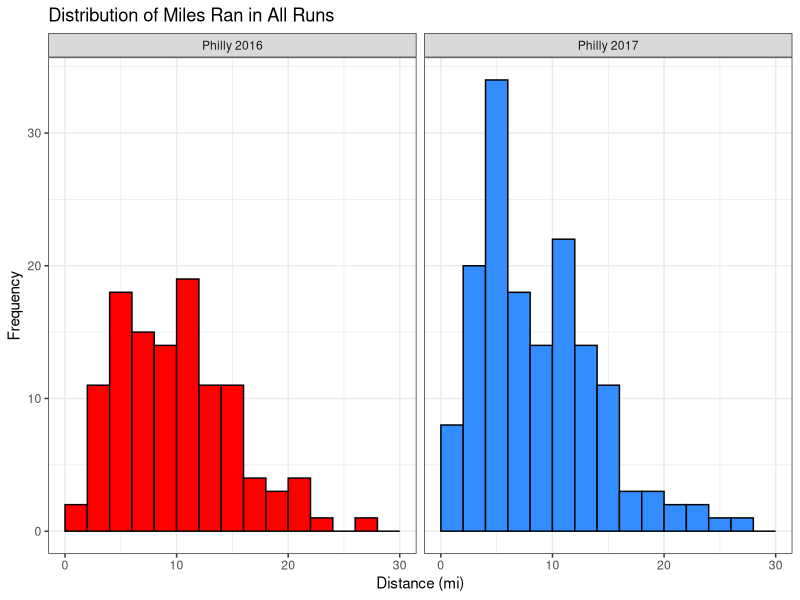
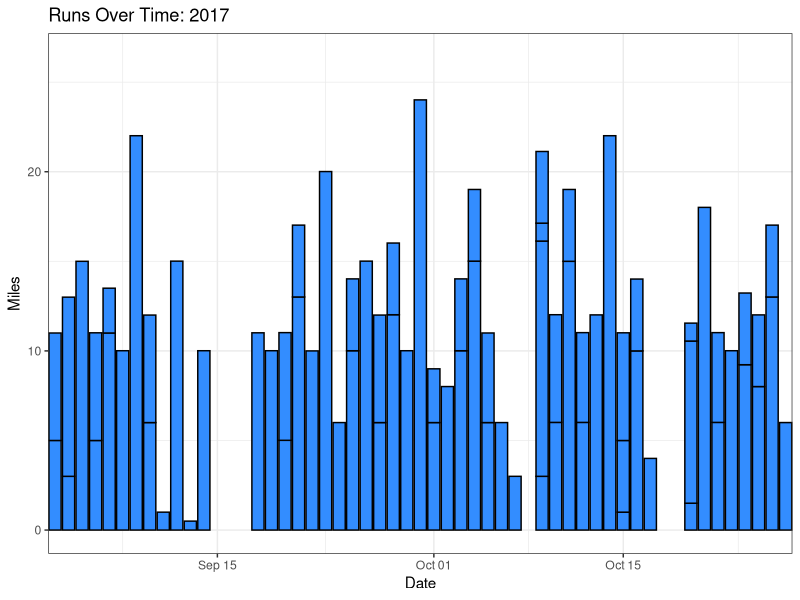
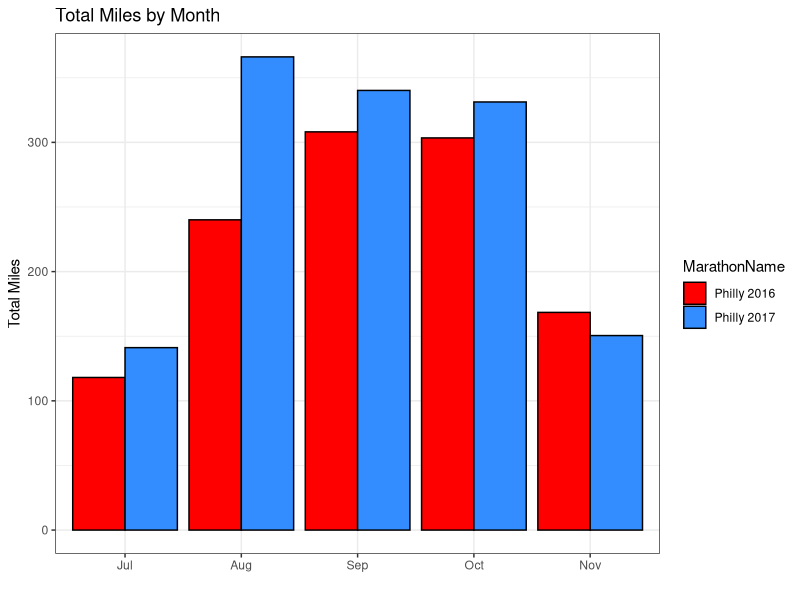
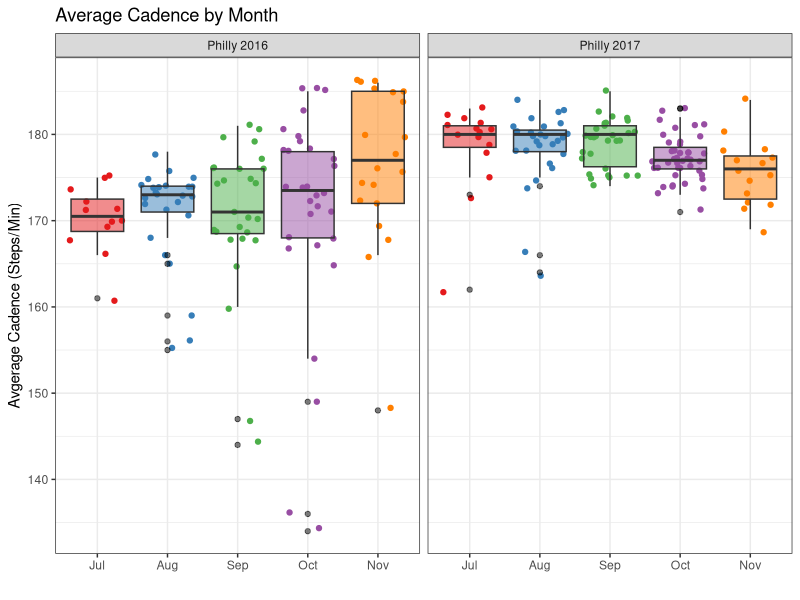
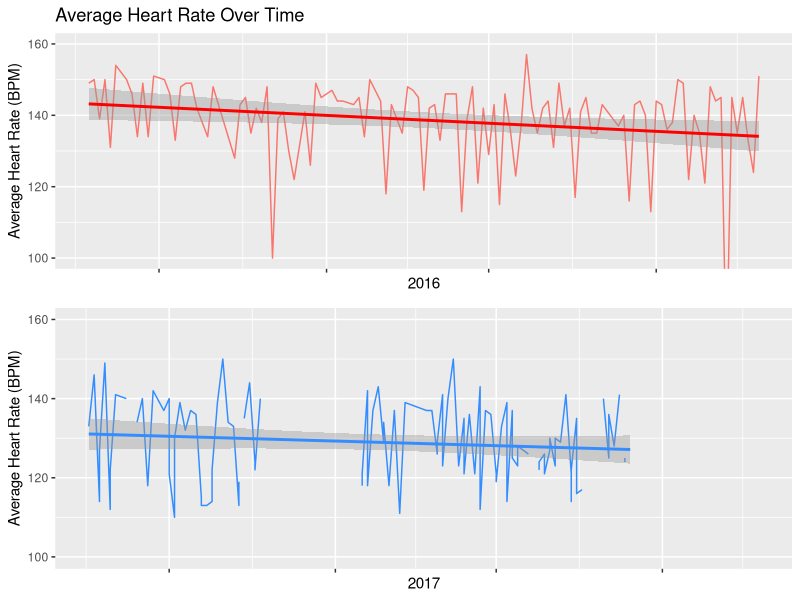
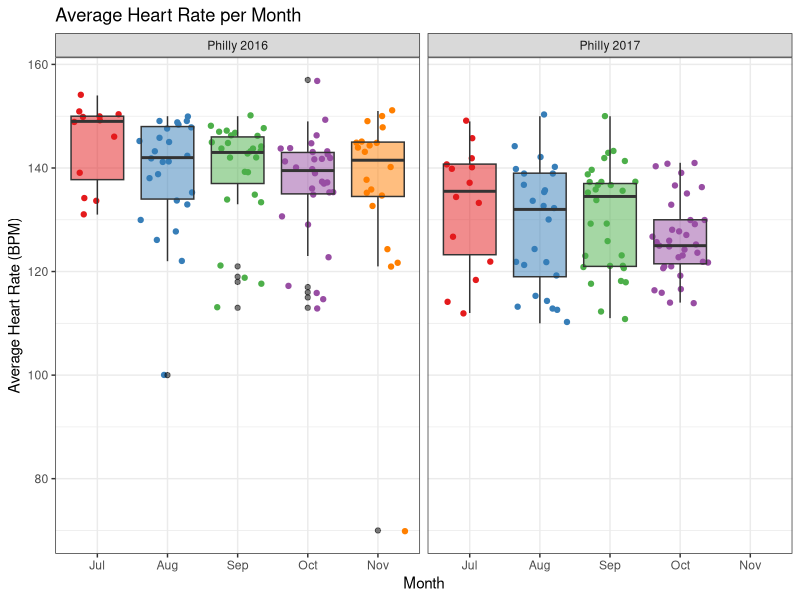
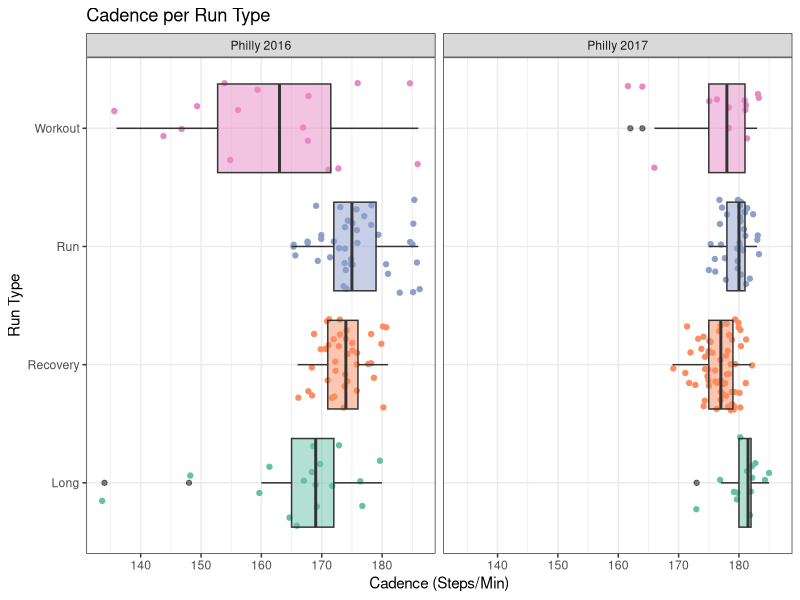
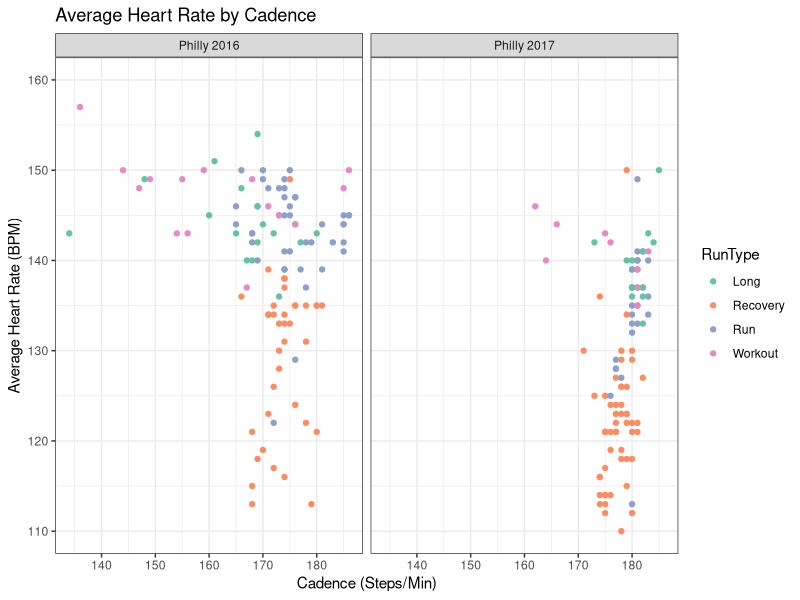

Write the R code that produced these figures, in order.
library(tidyverse) # data cleaning and manipulation
library(ggplot2) # plotting
library(lubridate) # dates
library(RColorBrewer) # plotting colors
library(magrittr) # pipe operations
library(knitr) # kable()
library(gridExtra) # grid.arrange()

## load in data files for both races
philly17 <- read.csv("../../Data/2017/cleanedMarathonTrainingData_philly17.csv", stringsAsFactors = F)
philly16 <- read.csv("../../Data/2016/cleanedMarathonTrainingData_philly16.csv", stringsAsFactors = F)

## random missing month value?
philly16[17,"Month"] <- "Aug"

## combine into 1 dataset and remove redundant row
philly <- rbind(philly16,philly17)
philly %<>% select(-X) %>%
  mutate(MarathonName = if_else(Marathon == "ph16","Philly 2016","Philly 2017"),
         # make POSIXct again
         Time = as.POSIXct(Time),
         Avg.Pace = as.POSIXct(Avg.Pace),
         Best.Pace = as.POSIXct(Best.Pace),
         Date = as.POSIXct(Date),
         StartTime = as.POSIXct(StartTime),
         # make Month an ordered factor
         Month = factor(Month, ordered = TRUE, 
                        levels = c("Jul","Aug","Sep","Oct","Nov")))

## count total runs by marathon
philly %>%
  group_by(MarathonName) %>%
  summarize(Count = n()) %>%
  rename("Marathon Name" = MarathonName) %>%
  kable(caption = "Total Number of Runs")

## total miles by month histogram
ggplot(data = philly, aes(x = Distance)) + 
  geom_histogram(binwidth = 2, aes(fill = MarathonName), colour = "black", boundary = 2) +
  scale_fill_manual(values = c("red","#338dff")) + # custom colors
  theme_bw() + 
  scale_x_continuous(limits = c(0, 30)) +
  xlab("Distance (mi)") + 
  ylab("Frequency") + 
  ggtitle("Distribution of Miles Ran in All Runs") + 
  guides(fill = F) +
  facet_grid(~ MarathonName)

## count of run types table
philly %>%
  group_by(MarathonName,RunCat) %>%
  summarize(Count = n()) %>%
  spread(key = RunCat, value = Count) %>%
  rename("Marathon Name" = MarathonName) %>%
  kable(caption = "Total Number of Runs by Run Type")

## misc runs
philly %>%
  filter(RunCat == "Misc") %>%
  select(Name,Date,RunCat) %>%
  rename("Run Name" = Name,
         "Run Category" = RunCat) %>%
  kable(caption = "Miscellaneous Runs")

## show missing runs in histogram by day
philly %>%
  filter(Marathon == "ph17") %>%
  ggplot(aes(Date, Distance)) + 
  geom_bar(stat="identity", fill = "#338dff", colour = "black") +
  theme_bw() + 
  xlab("Date") + 
  ylab("Miles") + 
  ggtitle("Runs Over Time: 2017") +
  guides(fill = F) +
  coord_cartesian(xlim = c(as.POSIXct("2017-09-05", format = "%Y-%m-%d"),
                           as.POSIXct("2017-10-25", format = "%Y-%m-%d")))

## summary stats
philly %>%
  group_by(MarathonName) %>%
  select(Distance) %>%
  summarize(Mean = mean(Distance), Median = median(Distance), StdDev = sd(Distance),
            Min = min(Distance), Max = max(Distance), Count = n()) %>%
  rename("Marathon Name" = MarathonName) %>%
  kable(caption = "Statistical Summaries of Training Blocks")

## total miles by month by marathon histogram
philly %>% 
  select(Month,MarathonName,Distance) %>%
  group_by(Month,MarathonName) %>% 
  summarise(sum = sum(Distance)) %>%
  ggplot(aes(x = Month, y = sum, fill = MarathonName)) +
  geom_bar(stat = "identity", position = "dodge", colour = "black") +
  scale_fill_manual(values = c("red","#338dff")) + 
  theme_bw() + 
  xlab("") + 
  ylab("Total Miles") + 
  ggtitle("Total Miles by Month")

## count november runs
philly %>%
  filter(Month == "Nov") %>%
  group_by(MarathonName) %>%
  summarize(Count = n()) %>%
  rename("Marathon Name" = MarathonName) %>%
  kable(caption = "Total Number of Runs in November")

## avg. cadence by month
ggplot(data = philly, aes(Month, Avg.Cadence)) + 
  geom_jitter(aes(colour = Month)) +
  geom_boxplot(aes(fill = Month), outlier.colour = "black", alpha = 0.5) +
  scale_colour_brewer(palette = "Set1") +
  scale_fill_brewer(palette = "Set1") +
  theme_bw() + 
  xlab("") + 
  ylab("Avgerage Cadence (Steps/Min)") + 
  theme(legend.position = "none") + 
  ggtitle("Average Cadence by Month") + 
  facet_grid(~ MarathonName)

## 10 lowest average cadences
philly %>%
  filter(Month %in% c("Jul","Aug"),
         Marathon == "ph17") %>%
  select(Name,Date,Avg.Cadence) %>%
  arrange(Avg.Cadence) %>%
  head(10) %>%
  rename("Run Name" = Name,
         "Average Cadence" = Avg.Cadence) %>%
  kable(caption = "10 Runs with Lowest Average Cadence")

## avg. heart rate over time by marathon
hr16 <- philly %>%
  filter(Marathon == "ph16") %>%
  ggplot(data = , aes(Date, Avg.HR)) + 
  geom_line(aes(group=1, colour = "red")) +
  geom_smooth(method = "lm", se = T, colour = "red") + 
  theme(axis.text.x = element_blank(), legend.position = "none") +
  xlab("2016") + 
  ylab("Average Heart Rate (BPM)") + 
  ggtitle("Average Heart Rate Over Time") + 
  coord_cartesian(ylim = c(100, 160))

hr17 <- philly %>%
  filter(Marathon == "ph17") %>%
  ggplot(data = , aes(Date, Avg.HR)) + 
  geom_line(aes(group=1), colour = "#338dff") +
  geom_smooth(method = "lm", se = T, colour = "#338dff") + 
  theme(axis.text.x = element_blank(), legend.position = "none") +
  xlab("2017") + 
  ylab("Average Heart Rate (BPM)") + 
  coord_cartesian(ylim = c(100, 160))

grid.arrange(hr16, hr17, nrow = 2)

## avg heart rate by month
ggplot(data = philly, aes(Month, Avg.HR)) + 
  geom_jitter(aes(colour = Month)) +
  geom_boxplot(aes(fill = Month), outlier.colour = "black", alpha = 0.5) + 
  scale_colour_brewer(palette = "Set1") +
  scale_fill_brewer(palette = "Set1") +  
  theme_bw() +
  theme(legend.position = "none") + 
  xlab("Month") + 
  ylab("Average Heart Rate (BPM)") + 
  ggtitle("Average Heart Rate per Month") +
  facet_grid(~ MarathonName)

## avg cadence by run type
philly %>%
  filter(RunType != "Race",
         RunType != "Misc") %>%
  ggplot(aes(RunType, Avg.Cadence)) + 
  geom_jitter(aes(colour = RunType)) +
  geom_boxplot(aes(fill = RunType), outlier.colour = "black", alpha = 0.5) +
  theme_bw() +
  theme(legend.position = "none") + 
  scale_colour_brewer(palette = "Set2") +
  scale_fill_brewer(palette = "Set2") +
  xlab("Run Type") + 
  ylab("Cadence (Steps/Min)") + 
  guides(fill=FALSE) +
  coord_flip() + 
  ggtitle("Cadence per Run Type") +
  facet_grid(~ MarathonName)

## average HR vs. average cadence
philly %>%
  filter(RunType != "Race",
         RunType != "Misc") %>%  
  ggplot(aes(Avg.Cadence, Avg.HR)) + 
  geom_point(aes(colour = RunType), na.rm = TRUE) +
  scale_colour_brewer(palette = "Set2") +
  scale_fill_brewer(palette = "Set2") +    
  theme_bw() +
  xlab("Cadence (Steps/Min)") + 
  ylab("Average Heart Rate (BPM)") + 
  scale_y_continuous(limits = c(110, 160)) +
  ggtitle("Average Heart Rate by Cadence") + 
  facet_grid(~ MarathonName)

##  avg heart rate by run type
philly %>%
  filter(RunType != "Race",
         RunType != "Misc") %>%
  ggplot(aes(RunType, Avg.HR)) + 
  geom_jitter(aes(colour = RunType)) +
  geom_boxplot(aes(fill = RunType), outlier.colour = "black", alpha = 0.5) +
  scale_colour_brewer(palette = "Set2") +
  scale_fill_brewer(palette = "Set2") +  
  theme_bw() +
  theme(legend.position = "none") + 
  xlab("Run Type") + 
  ylab("Average Heart Rate (BPM)") + 
  guides(fill=FALSE) +
  coord_flip() + 
  ggtitle("Average Heart Rate per Run Type") + 
  facet_grid(~ MarathonName)

## average pace by run type over time
philly %>%
  filter(RunType != "Race",
         RunType != "Misc") %>%
  ggplot(aes(x = as.POSIXct(paste(month(Date),'/',day(Date), sep=""),format="%m/%d"),
             y = as.numeric(format(Avg.Pace, "%M")) + as.numeric(format(Avg.Pace, "%S"))/60,
             colour = RunType)) + 
  scale_y_reverse(limits = c(9,7), breaks = c(9,8,7), labels = c("9:00","8:00","7:00")) +
  geom_point() +
  geom_smooth(fill = NA) +  
  scale_colour_brewer(palette = "Set2") +
  scale_fill_brewer(palette = "Set2") +   
  theme_bw() +
  theme(axis.text.x = element_blank()) +
  xlab("Time") + 
  ylab("Average Pace (mile/minute)") + 
  ggtitle("Average Pace Over Time") +
  facet_grid(~ MarathonName)

## elevation and avg hr
philly %>%
  filter(RunType != "Race",
         RunType != "Misc") %>%
  ggplot(aes(Elev.Gain, Avg.HR)) + 
  geom_point(aes(colour = RunType), na.rm = TRUE) +
  geom_smooth(fill = NA, na.rm = TRUE) +
  theme_bw() + 
  xlab("Elevation Gain (ft.)") + 
  ylab("Average Heart Rate (BPM)") +
  scale_y_continuous(limits = c(110, 160)) +
  ggtitle("Average Heart Rate by Elevation Gain") +
  facet_grid(~ MarathonName)

## elevation gain by distance
philly %>%
  filter(RunType != "Race",
         RunType != "Misc") %>%
  ggplot(aes(Elev.Gain,Distance)) + 
  geom_point(aes(color = MarathonName)) +
  geom_smooth(fill = NA, na.rm = TRUE) +
  scale_colour_manual(values = c("red","#338dff")) + 
  theme_bw() + 
  theme(legend.position = "none") +
  xlab("Distance (mi)") + 
  ylab("Elevation Gain (ft.)") +
  ggtitle("Elevation Gain by Total Distance") +
  facet_grid(~ MarathonName)